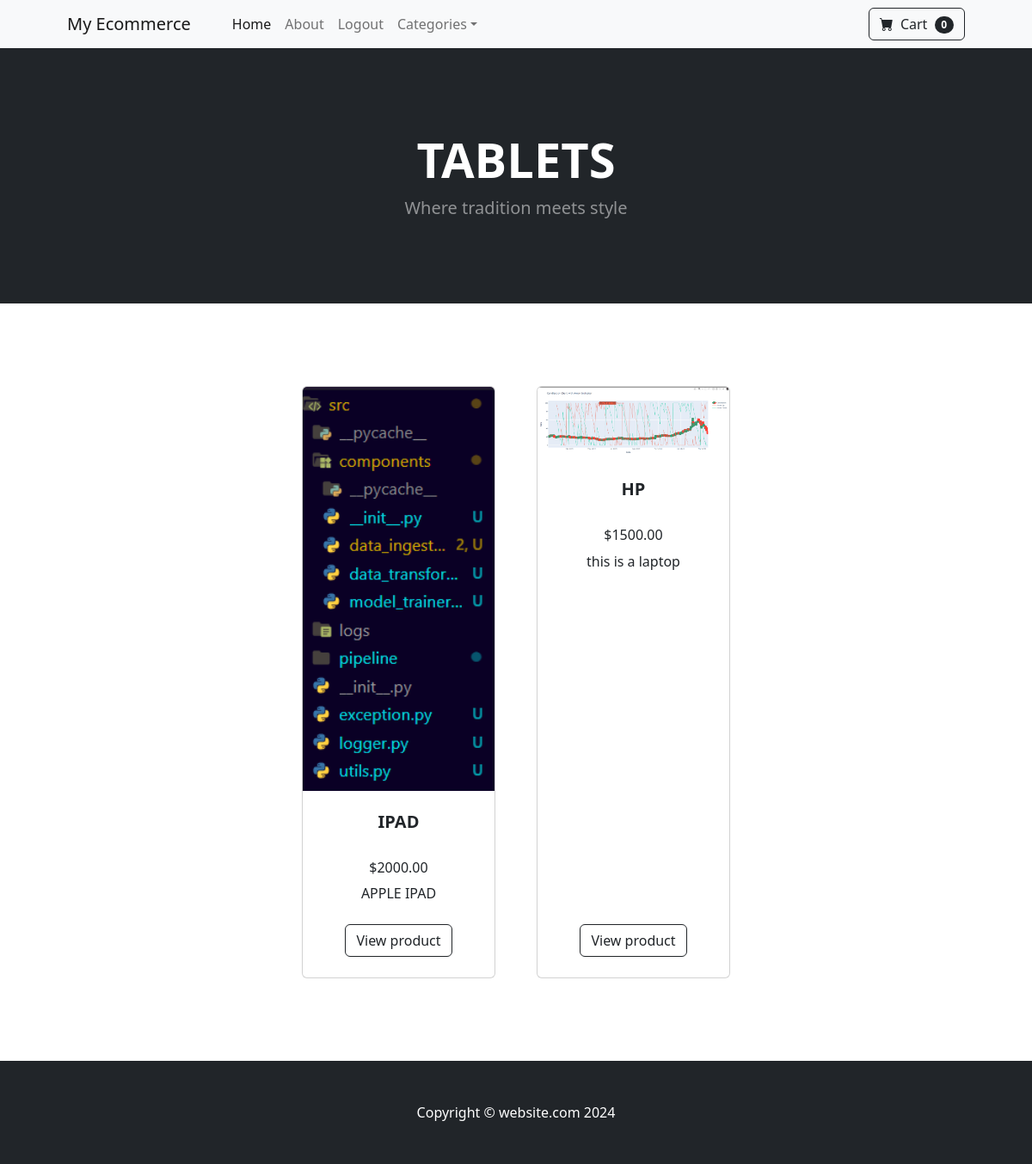
The page /category/TABLETS/ (signed in) on the database its author committed.
### store/models.py (models this page shows, shortened)
class Category(models.Model):
    name = models.CharField(max_length=50)
    def __str__(self):
        return self.name
    class Meta:
        verbose_name_plural = 'categories'

class Product(models.Model):
    name = models.CharField(max_length=100)
    price = models.DecimalField(default=0,decimal_places=2,max_digits=6)
    category = models.ForeignKey(Category, on_delete=models.CASCADE,default=1)
    description = models.CharField(max_length=250,default='',blank=True,null=True)
    image = models.ImageField(upload_to='uploads/product/')
    is_sale = models.BooleanField(default=False)
    sale_price = models.DecimalField(default=0,decimal_places=2,max_digits=6)

### store/views.py (the view)
# urls.py: path('category/<str:foo>/', views.category, name='category'),
def category(request, foo):
    if '-' in foo:
        foo_original = foo
        foo = foo.replace('-', ' ')
    else:
        foo_original = foo
    print(f"Original category string: {foo_original}")
    print(f"Processed category string: {foo}")
    try:
        category = Category.objects.get(name__iexact=foo)
        print(f"Category found: {category.name}")  # Debugging: print the category found
        products = Product.objects.filter(category=category)
        return render(request, 'category.html', {'products': products, 'category': category})
    except Category.DoesNotExist:
        print(f"Category '{foo}' does not exist")  # Debugging: print the error message
        messages.error(request, f"The category '{foo_original}' does not exist")
        return redirect('home')

### cart/cart.py (called while the page is built)
    def __len__(self):
        return len(self.cart)

### cart/context_processors.py (called while the page is built)
def cart(request):
    return{'cart':Cart(request)}

### store/templates/category.html
{% extends 'base.html' %}
{% block content %}
        <header class="bg-dark py-5">
            <div class="container px-4 px-lg-5 my-5">
                <div class="text-center text-white">
                    <h1 class="display-4 fw-bolder">{{ category }}</h1>
                    <p class="lead fw-normal text-white-50 mb-0">Where tradition meets style</p>
                </div>
            </div>
        </header>
        <section class="py-5">
            <div class="container px-4 px-lg-5 mt-5">
                <div class="row gx-4 gx-lg-5 row-cols-2 row-cols-md-3 row-cols-xl-4 justify-content-center">
                    {% for product in products %}
                        {%if product.is_sale %}
                        <div class="col mb-5">
                        <div class="card h-100">
                            <div class = "badge bg-dark text-white position-absolute"
                                 style="top:0.5rem; right: 0.5rem"
                            >Sale</div>
                            <img class="card-img-top" src="{{product.image.url}}" alt="..." />
                            <div class="card-body p-4">
                                <div class="text-center">
                                    <h5 class="fw-bolder">{{product.name}}</h5>
                                    <div class = "d-flex justify-content-center small text-warning mb-2">
                                        <div class = "bi-star-fill"></div>
                                        &nbsp;&nbsp;Sale!&nbsp;&nbsp;
                                        <div class = "bi-star-fill"></div>
                                    </div>
                                    <strike>
                                        ${{product.price}}
                                    </strike>&nbsp;
                                    ${{product.sale_price}}
                                </div>
                                {{product.description}}
                            </div>
                            <div class="card-footer p-4 pt-0 border-top-0 bg-transparent">
                                <div class="text-center"><a class="btn btn-outline-dark mt-auto" href="{%url 'product' product.id%}">View product</a></div>
                            </div>
                        </div>
                    </div>
                        {%else%}
                    <div class="col mb-5">
                        <div class="card h-100">
                            <img class="card-img-top" src="{{product.image.url}}" alt="..." />
                            <div class="card-body p-4">
                                <div class="text-center">
                                    <h5 class="fw-bolder">{{product.name}}</h5>
                                    <br>
                                    <h6>
                                        ${{product.price}}
                                    </h6>
                                </div>
                                <center>
                                    <h8>
                                        {{product.description}}
                                    </h8>
                                </center>
                            </div>
                            <div class="card-footer p-4 pt-0 border-top-0 bg-transparent">
                                <div class="text-center"><a class="btn btn-outline-dark mt-auto" href="{%url 'product' product.id%}">View product</a></div>
                            </div>
                        </div>
                    </div>
                    {%endif%}
                    {% endfor %}
                </div>
            </div>
        </section>
{% endblock %}

### rows shown on the page
Category: name "TABLETS"
Product: image (picture), name "IPAD", price "2000.00", description "APPLE IPAD"
Product: image (picture), name "HP", price "1500.00", description "this is a laptop"

### other values the page prints
{{ cart|length }} "0"
